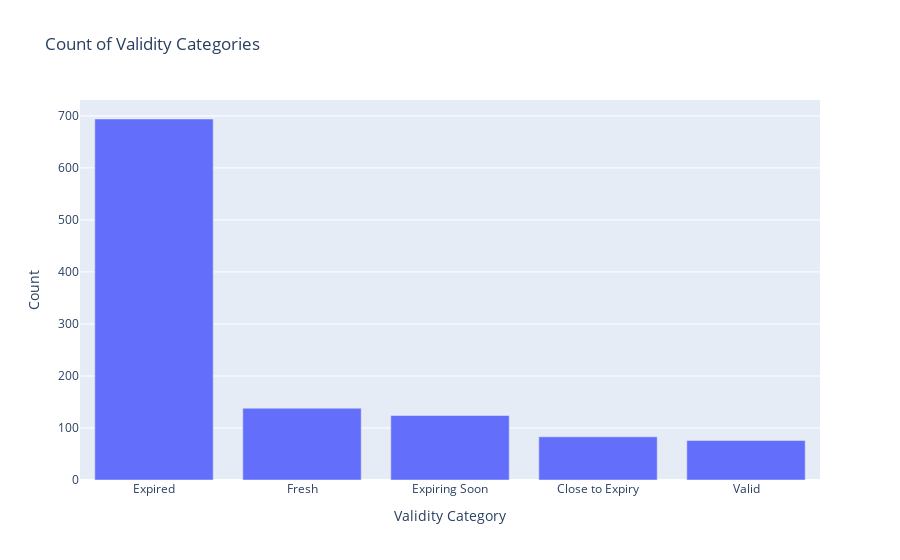
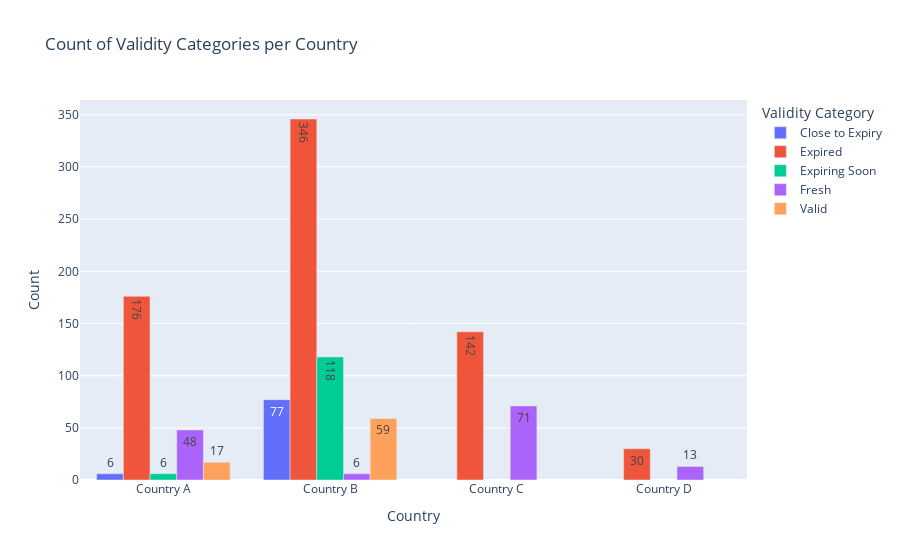

The code cell stored with these charts, in order, in its notebook:
### Code cell
validity_counts = merged_data['Validity Category'].value_counts().reset_index()
validity_counts.columns = ['Validity Category', 'Count']

# First visualization: Validity Category Count
fig1 = px.bar(validity_counts, 
              x='Validity Category', 
              y='Count',
              labels={'Validity Category': 'Validity Category', 'Count': 'Count'},
              title='Count of Validity Categories')

# Prepare the data for the second visualization by counting categories by country
category_by_country = merged_data.groupby(['Country', 'Validity Category']).size().reset_index(name='Count')

# Second visualization: Validity Category Count by Country
fig2 = px.bar(category_by_country, 
              x='Country', 
              y='Count',
              color='Validity Category',
              text='Count',
              title='Count of Validity Categories per Country',
              barmode='group')

# Show the figures
fig1.show()
fig2.show()

### Figure 1 — Plotly figure (JSON) as saved in the notebook; plotly's stock layout.template omitted (floating-point values rounded to 4 significant figures)
{"data": [{"alignmentgroup": "True", "hovertemplate": "Validity Category=%{x}<br>Count=%{y}<extra></extra>", "legendgroup": "", "marker": {"color": "#636efa", "pattern": {"shape": ""}}, "name": "", "offsetgroup": "", "orientation": "v", "showlegend": false, "textposition": "auto", "type": "bar", "x": ["Expired", "Fresh", "Expiring Soon", "Close to Expiry", "Valid"], "xaxis": "x", "y": [694, 138, 124, 83, 76], "yaxis": "y"}], "layout": {"barmode": "relative", "legend": {"tracegroupgap": 0}, "title": {"text": "Count of Validity Categories"}, "xaxis": {"anchor": "y", "domain": [0, 1], "title": {"text": "Validity Category"}}, "yaxis": {"anchor": "x", "domain": [0, 1], "title": {"text": "Count"}}}}

### Figure 2 — Plotly figure (JSON) as saved in the notebook; plotly's stock layout.template omitted (floating-point values rounded to 4 significant figures)
{"data": [{"alignmentgroup": "True", "hovertemplate": "Validity Category=Close to Expiry<br>Country=%{x}<br>Count=%{text}<extra></extra>", "legendgroup": "Close to Expiry", "marker": {"color": "#636efa", "pattern": {"shape": ""}}, "name": "Close to Expiry", "offsetgroup": "Close to Expiry", "orientation": "v", "showlegend": true, "text": [6, 77], "textposition": "auto", "type": "bar", "x": ["Country A", "Country B"], "xaxis": "x", "y": [6, 77], "yaxis": "y"}, {"alignmentgroup": "True", "hovertemplate": "Validity Category=Expired<br>Country=%{x}<br>Count=%{text}<extra></extra>", "legendgroup": "Expired", "marker": {"color": "#EF553B", "pattern": {"shape": ""}}, "name": "Expired", "offsetgroup": "Expired", "orientation": "v", "showlegend": true, "text": [176, 346, 142, 30], "textposition": "auto", "type": "bar", "x": ["Country A", "Country B", "Country C", "Country D"], "xaxis": "x", "y": [176, 346, 142, 30], "yaxis": "y"}, {"alignmentgroup": "True", "hovertemplate": "Validity Category=Expiring Soon<br>Country=%{x}<br>Count=%{text}<extra></extra>", "legendgroup": "Expiring Soon", "marker": {"color": "#00cc96", "pattern": {"shape": ""}}, "name": "Expiring Soon", "offsetgroup": "Expiring Soon", "orientation": "v", "showlegend": true, "text": [6, 118], "textposition": "auto", "type": "bar", "x": ["Country A", "Country B"], "xaxis": "x", "y": [6, 118], "yaxis": "y"}, {"alignmentgroup": "True", "hovertemplate": "Validity Category=Fresh<br>Country=%{x}<br>Count=%{text}<extra></extra>", "legendgroup": "Fresh", "marker": {"color": "#ab63fa", "pattern": {"shape": ""}}, "name": "Fresh", "offsetgroup": "Fresh", "orientation": "v", "showlegend": true, "text": [48, 6, 71, 13], "textposition": "auto", "type": "bar", "x": ["Country A", "Country B", "Country C", "Country D"], "xaxis": "x", "y": [48, 6, 71, 13], "yaxis": "y"}, {"alignmentgroup": "True", "hovertemplate": "Validity Category=Valid<br>Country=%{x}<br>Count=%{text}<extra></extra>", "legendgroup": "Valid", "marker": {"color": "#FFA15A", "pattern": {"shape": ""}}, "name": "Valid", "offsetgroup": "Valid", "orientation": "v", "showlegend": true, "text": [17, 59], "textposition": "auto", "type": "bar", "x": ["Country A", "Country B"], "xaxis": "x", "y": [17, 59], "yaxis": "y"}], "layout": {"barmode": "group", "legend": {"title": {"text": "Validity Category"}, "tracegroupgap": 0}, "title": {"text": "Count of Validity Categories per Country"}, "xaxis": {"anchor": "y", "domain": [0, 1], "title": {"text": "Country"}}, "yaxis": {"anchor": "x", "domain": [0, 1], "title": {"text": "Count"}}}}
